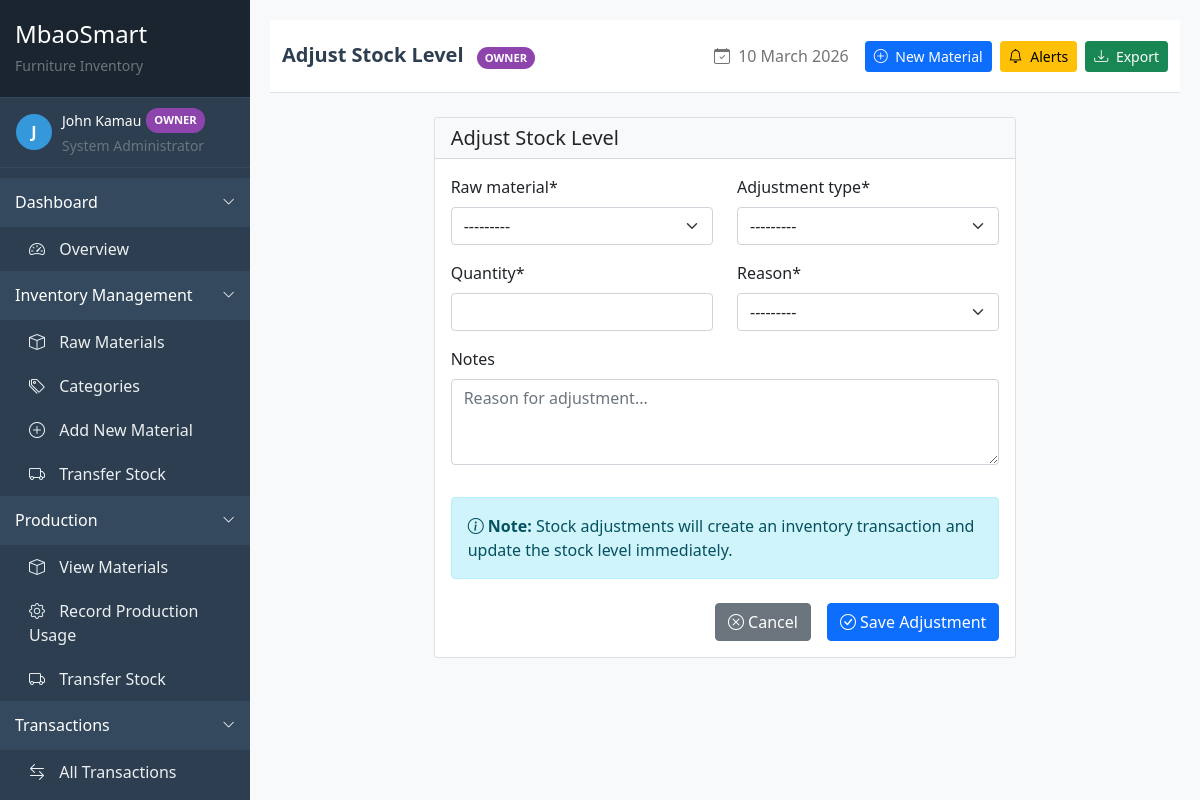
Page /inventory/adjustments/create/ (signed in) on the committed database.
### accounts/models.py (models this page shows, shortened)
class User(AbstractUser):
    USER_ROLES = (
        ('owner', 'Owner'),
        ('store_manager', 'Store Manager'),
        ('production_manager', 'Production Manager'),
        ('supervisor', 'Supervisor'),
        ('accountant', 'Accountant'),
        ('fundi', 'Fundi/Worker'),
        ('sales_person', 'Sales Person'),
        ('shop_manager', 'Shop Manager'),
    )
    phone_regex = RegexValidator(
        regex=r'^\+?1?\d{9,15}$',
        message="Phone number must be entered in the format: '+254700123456'. Up to 15 digits allowed."
    )
    role = models.CharField(max_length=20, choices=USER_ROLES, default='fundi')
    phone_number = models.CharField(validators=[phone_regex], max_length=17, blank=True)
    address = models.TextField(blank=True)
    id_number = models.CharField(max_length=20, blank=True)
    kra_pin = models.CharField(max_length=20, blank=True)
    nhif_number = models.CharField(max_length=20, blank=True)
    nssf_number = models.CharField(max_length=20, blank=True)
    bank_name = models.CharField(max_length=100, blank=True)
    bank_account = models.CharField(max_length=50, blank=True)
    branch = models.CharField(max_length=100, blank=True)
    date_joined = models.DateField(auto_now_add=True)
    profile_picture = models.ImageField(upload_to='profile_pics/', blank=True)
    is_active = models.BooleanField(default=True)
    class Meta:
        ordering = ['-date_joined']

### inventory/views.py (the view)
# urls.py: path('adjustments/create/', views.adjust_stock, name='adjustment_create'),
@login_required
@permission_required('inventory.add_stockadjustment')
def adjust_stock(request):
    if request.method == 'POST':
        form = StockAdjustmentForm(request.POST)
        if form.is_valid():
            adjustment = form.save(commit=False)
            adjustment.adjusted_by = request.user
            adjustment.save()
            messages.success(request, 'Stock adjusted successfully!')
            return redirect('inventory:adjustment_list')  # Fixed namespace
    else:
        form = StockAdjustmentForm()
    return render(request, 'inventory/adjustment_form.html', {
        'form': form,
        'title': 'Adjust Stock Level'
    })

### inventory/forms.py (shortened to what this page needs)
class StockAdjustmentForm(forms.ModelForm):
    class Meta:
        model = StockAdjustment
        fields = ['raw_material', 'adjustment_type', 'quantity', 'reason', 'notes']
        widgets = {
            'raw_material': forms.Select(attrs={'class': 'form-control'}),
            'adjustment_type': forms.Select(attrs={'class': 'form-control'}),
            'quantity': forms.NumberInput(attrs={'class': 'form-control', 'step': '0.01'}),
            'reason': forms.Select(attrs={'class': 'form-control'}),
            'notes': forms.Textarea(attrs={'class': 'form-control', 'rows': 3, 'placeholder': 'Reason for adjustment...'}),
        }

### inventory/context_processors.py (called while the page is built)
def stock_alert_count(request):
    if request.user.is_authenticated:
        count = StockAlert.objects.filter(is_active=True).count()
        return {'stock_alert_count': count}
    return {'stock_alert_count': 0}

### inventory/models.py (called while the page is built)
    def __str__(self):
        return f"{self.name} ({self.unit})"

### templates/inventory/adjustment_form.html (shortened to what this page needs)
{% extends 'base/base.html' %}
{% load crispy_forms_tags %}
{% block page_title %}{{ title }}{% endblock %}
{% block content %}
<div class="row">
    <div class="col-md-8 mx-auto">
        <div class="card">
            <div class="card-header bg-light">
                <h5 class="mb-0">{{ title }}</h5>
            </div>
            <div class="card-body">
                <form method="post" id="adjustmentForm">
                    <div class="row">
                        <div class="col-md-6">
                            {{ form.raw_material|as_crispy_field }}
                        </div>
                        <div class="col-md-6">
                            {{ form.adjustment_type|as_crispy_field }}
                        </div>
                        <div class="col-md-6">
                            {{ form.quantity|as_crispy_field }}
                        </div>
                        <div class="col-md-6">
                            {{ form.reason|as_crispy_field }}
                        </div>
                        <div class="col-md-12">
                            {{ form.notes|as_crispy_field }}
                        </div>
                    </div>
                    <div class="alert alert-info mt-3">
                        <i class="bi bi-info-circle"></i>
                        <strong>Note:</strong> Stock adjustments will create an inventory transaction and update the stock level immediately.
                    </div>
                    <div class="d-grid gap-2 d-md-flex justify-content-md-end mt-4">
                        <a href="{% url 'inventory:raw_material_list' %}" class="btn btn-secondary me-md-2">
                            <i class="bi bi-x-circle"></i> Cancel
                        </a>
                        <button type="submit" class="btn btn-primary">
                            <i class="bi bi-check-circle"></i> Save Adjustment
                        </button>
                    </div>
                </form>
            </div>
        </div>
    </div>
</div>
{% endblock %}

### templates/base/base.html (shortened to what this page needs)
<!DOCTYPE html>
<html lang="en">
<head>
    <link href="https://cdn.jsdelivr.net/npm/bootstrap@5.1.3/dist/css/bootstrap.min.css" rel="stylesheet">
    <link rel="stylesheet" href="https://cdn.jsdelivr.net/npm/bootstrap-icons@1.8.1/font/bootstrap-icons.css">
</head>
<body>
    <div class="sidebar" id="sidebarMenu">
        <div class="sidebar-header">
            <h4 class="text-white mb-1">MbaoSmart</h4>
            <small class="text-muted">Furniture Inventory</small>
        </div>
        <div class="sidebar-content">
            <div class="user-info px-3">
                <div class="d-flex align-items-center">
                    <div class="user-avatar">
                        {{ request.user.get_full_name|default:request.user.username|first|upper }}
                    </div>
                    <div>
                        <div class="text-white small d-flex align-items-center">
                            {{ request.user.get_full_name|default:request.user.username }}
                            <span class="role-badge {{ request.user.role }}">{{ request.user.get_role_display }}</span>
                        </div>
                        <small class="text-muted">
                            {% if request.user.role == 'owner' %}System Administrator
                            {% elif request.user.role == 'store_manager' %}Inventory Manager
                            {% elif request.user.role == 'production_manager' %}Production Manager
                            {% elif request.user.role == 'accountant' %}Financial Controller
                            {% elif request.user.role == 'fundi' %}Workshop Staff
                            {% else %}Staff Member{% endif %}
                        </small>
                    </div>
                </div>
            </div>
            <div class="menu-section {% if request.resolver_match.url_name == 'dashboard' %}active{% endif %}" data-toggle="dashboard-section">
                <span>Dashboard</span>
                <i class="bi bi-chevron-down toggle-icon"></i>
            </div>
            <div class="submenu" id="dashboard-section">
                <a class="menu-item {% if request.resolver_match.url_name == 'dashboard' %}active{% endif %}"
                   href="{% url 'inventory:dashboard' %}">
                    <div>
                        <i class="bi bi-speedometer2"></i> Overview
                    </div>
                </a>
            </div>
            {% if request.user.role == 'owner' or request.user.role == 'store_manager' %}
            <div class="menu-section" data-toggle="inventory-section">
                <span>Inventory Management</span>
                <i class="bi bi-chevron-down toggle-icon"></i>
            </div>
            <div class="submenu" id="inventory-section">
                <a class="menu-item {% if 'raw-material-list' in request.path %}active{% endif %}"
                   href="{% url 'inventory:raw_material_list' %}">
                    <div>
                        <i class="bi bi-box"></i> Raw Materials
                    </div>
                </a>
                <a class="menu-item {% if 'category-list' in request.path %}active{% endif %}"
                   href="{% url 'inventory:category_list' %}">
                    <div>
                        <i class="bi bi-tags"></i> Categories
                    </div>
                </a>
                <a class="menu-item {% if 'raw-material-create' in request.path %}active{% endif %}"
                   href="{% url 'inventory:raw_material_create' %}">
                    <div>
                        <i class="bi bi-plus-circle"></i> Add New Material
                    </div>
                </a>
                <a class="menu-item {% if 'transfer-stock' in request.path %}active{% endif %}"
                   href="{% url 'inventory:transfer_stock' %}">
                    <div>
                        <i class="bi bi-truck"></i> Transfer Stock
                    </div>
                </a>
            </div>
            {% endif %}
            {% if request.user.role == 'owner' or request.user.role == 'production_manager' %}
            <div class="menu-section" data-toggle="production-section">
                <span>Production</span>
                <i class="bi bi-chevron-down toggle-icon"></i>
            </div>
            <div class="submenu" id="production-section">
                <a class="menu-item {% if 'raw-material-list' in request.path %}active{% endif %}"
                   href="{% url 'inventory:raw_material_list' %}">
                    <div>
                        <i class="bi bi-box"></i> View Materials
                    </div>
                </a>
                <a class="menu-item {% if 'production-usage' in request.path %}active{% endif %}"
                   href="#">
                    <div>
                        <i class="bi bi-gear"></i> Record Production Usage
                    </div>
                </a>
                <a class="menu-item {% if 'transfer-stock' in request.path %}active{% endif %}"
                   href="{% url 'inventory:transfer_stock' %}">
                    <div>
                        <i class="bi bi-truck"></i> Transfer Stock
                    </div>
                </a>
            </div>
            {% endif %}
            {% if request.user.role == 'owner' or request.user.role == 'store_manager' or request.user.role == 'production_manager' %}
            <div class="menu-section" data-toggle="transactions-section">
                <span>Transactions</span>
                <i class="bi bi-chevron-down toggle-icon"></i>
            </div>
            <div class="submenu" id="transactions-section">
                <a class="menu-item {% if 'transaction-list' in request.path %}active{% endif %}"
                   href="{% url 'inventory:transaction_list' %}">
                    <div>
                        <i class="bi bi-arrow-left-right"></i> All Transactions
                    </div>
                </a>
                {% if request.user.role == 'owner' or request.user.role == 'store_manager' %}
                <a class="menu-item {% if 'transaction-create' in request.path %}active{% endif %}"
                   href="{% url 'inventory:transaction_create' %}">
                </a>
                {% endif %}
            </div>
            {% endif %}
        </div>
    </div>
    <div class="main-content" id="mainContent">
        <nav class="navbar navbar-expand-lg navbar-light bg-white border-bottom py-3 mb-4">
            <div class="container-fluid">
                <div class="navbar-nav me-auto">
                    <span class="navbar-brand mb-0 h1">
                        {% block page_title %}{% endblock %}
                        <span class="role-badge {{ request.user.role }} ms-2">{{ request.user.get_role_display }}</span>
                    </span>
                </div>
                <div class="d-flex align-items-center">
                    <span class="navbar-text me-3 d-none d-md-block">
                        <i class="bi bi-calendar-check me-1"></i> {% now "j F Y" %}
                    </span>
                    {% if request.user.role == 'owner' or request.user.role == 'store_manager' %}
                    <a href="{% url 'inventory:raw_material_create' %}" class="btn btn-primary btn-sm me-2">
                        <i class="bi bi-plus-circle me-1"></i> New Material
                    </a>
                    {% endif %}
                    {% if request.user.role == 'owner' or request.user.role == 'store_manager' %}
                    <a href="{% url 'inventory:stock_alerts' %}" class="btn btn-warning btn-sm me-2 position-relative">
                        <i class="bi bi-bell me-1"></i> Alerts
                    </a>
                    {% endif %}
                    {% if request.user.role == 'owner' or request.user.role == 'accountant' %}
                    <a href="{% url 'inventory:stock_report' %}?export=csv" class="btn btn-success btn-sm">
                        <i class="bi bi-download me-1"></i> Export
                    </a>
                    {% endif %}
                </div>
            </div>
        </nav>
        <div class="container-fluid">
            {% block content %}
            {% endblock %}
        </div>
    </div>
</body>
</html>

### templates/base/base.html (style rules this page uses)
:root { --primary-color: #2c3e50; --secondary-color: #3498db; --accent-color: #e74c3c; }
body { font-family: 'Segoe UI', Tahoma, Geneva, Verdana, sans-serif; background-color: #f8f9fa; }
.sidebar { background-color: var(--primary-color); min-height: 100vh; color: white; width: 250px; position: fixed; left: 0; top: 0; overflow-y: auto; display: flex; flex-direction: column; }
.sidebar-content { flex: 1; overflow-y: auto; }
.sidebar a { color: #ecf0f1; text-decoration: none; display: block; transition: all 0.3s ease; }
.sidebar-header { padding: 20px 15px; border-bottom: 1px solid #34495e; background-color: #1a252f; }
.role-badge { display: inline-block; padding: 4px 8px; border-radius: 12px; font-size: 0.7rem; font-weight: 600; text-transform: uppercase; margin-left: 5px; }
.role-badge.owner { background-color: #8e44ad; color: white; }
.menu-section { cursor: pointer; padding: 12px 15px; border-bottom: 1px solid #34495e; background-color: #34495e; display: flex; justify-content: space-between; align-items: center; user-select: none; }
.menu-section .toggle-icon { transition: transform 0.3s; font-size: 0.8rem; }
.submenu { background-color: #2c3e50; overflow: hidden; transition: max-height 0.3s ease-out; }
.menu-item { padding: 10px 15px 10px 25px; border-left: 4px solid transparent; display: flex; align-items: center; justify-content: space-between; }
.menu-item i { width: 20px; margin-right: 10px; text-align: center; }
.user-info { padding: 10px 0; border-bottom: 1px solid #34495e; margin-bottom: 10px; }
.user-avatar { width: 36px; height: 36px; border-radius: 50%; background-color: #3498db; display: flex; align-items: center; justify-content: center; font-weight: bold; font-size: 16px; margin-right: 10px; }
.main-content { margin-left: 250px; padding: 20px; min-height: 100vh; }
.navbar-brand { font-weight: bold; color: var(--primary-color) !important; }

### rows in the picture
User: user.get_full_name|first "J", user.get_full_name "John Kamau", user.role "OWNER"

### other values in the picture
{{ title }} "Adjust Stock Level"
